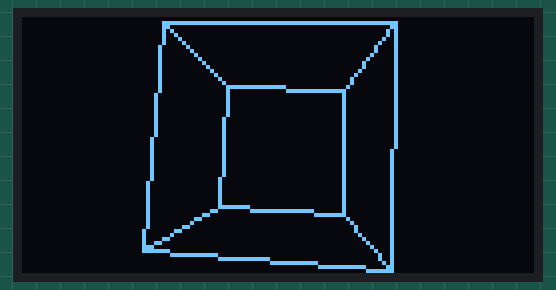
A sketch run on a simulated ESP32. Parts: 128×64 one-colour display. Random numbers use the default seed unless the sketch sets one.

Above: at 8.33 s.
At 12.23 s:
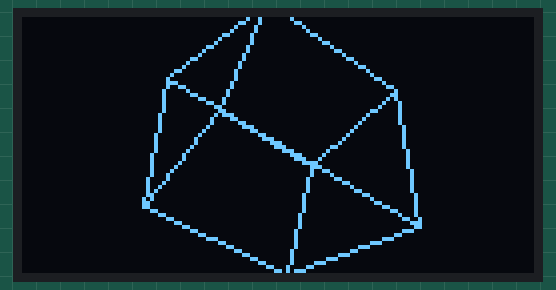
At 16.14 s:
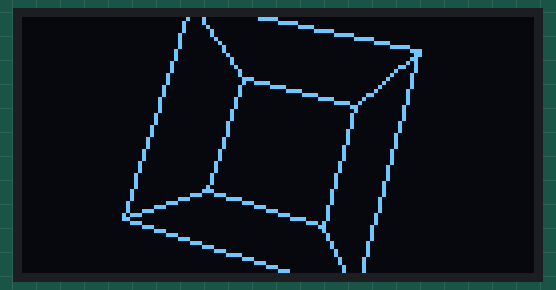
At 23.94 s:
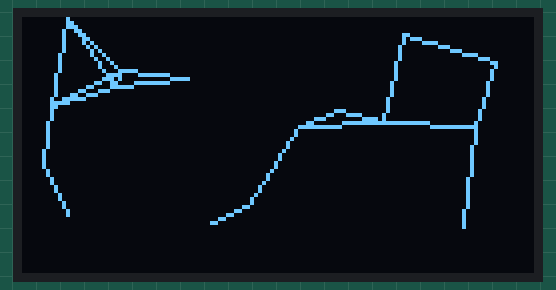
At 31.75 s:
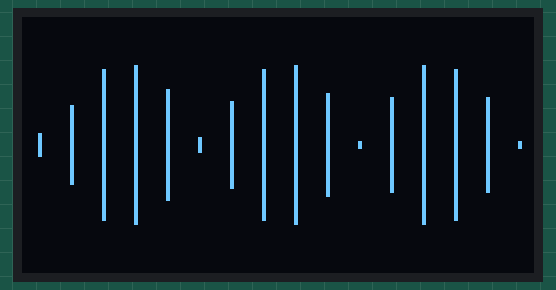
At 39.56 s:
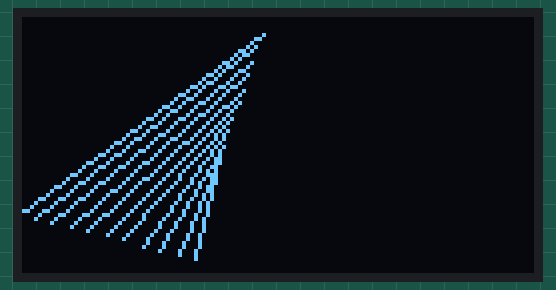

The sketch:

OledAnimations.ino
```cpp
#include <Wire.h>
#include <Adafruit_GFX.h>
#include <Adafruit_SSD1306.h>
#include <math.h>

#define SCREEN_WIDTH 128
#define SCREEN_HEIGHT 64
#define OLED_RESET    -1

// 내장 OLED I2C 핀 설정 (AGENTS.md 규칙 준수)
#define OLED_SDA 14 // D5 (GPIO 14)
#define OLED_SCL 12 // D6 (GPIO 12)

Adafruit_SSD1306 display(SCREEN_WIDTH, SCREEN_HEIGHT, &Wire, OLED_RESET);

// 애니메이션 관리를 위한 변수들
unsigned long lastTime = 0;
int currentMode = 0;
const int modeDuration = 8000; // 각 애니메이션 지속 시간 (8초)

// 1. Starfield (우주 공간 워프) 변수
#define NUM_STARS 35
struct Star {
  float x, y, z;
};
Star stars[NUM_STARS];
const float starSpeed = 2.0;

// 2. 3D Rotating Cube 변수
struct Point3D {
  float x, y, z;
};
Point3D cubeVertices[8] = {
  {-20, -20, -20}, {20, -20, -20}, {20, 20, -20}, {-20, 20, -20},
  {-20, -20, 20},  {20, -20, 20},  {20, 20, 20},  {-20, 20, 20}
};
int cubeEdges[12][2] = {
  {0, 1}, {1, 2}, {2, 3}, {3, 0}, // 앞면
  {4, 5}, {5, 6}, {6, 7}, {7, 4}, // 뒷면
  {0, 4}, {1, 5}, {2, 6}, {3, 7}  // 연결선
};
float angleX = 0;
float angleY = 0;
float angleZ = 0;

// 3. Plexus (입자 연결 망) 변수
#define NUM_PARTICLES 16
struct Particle {
  float x, y;
  float dx, dy;
};
Particle particles[NUM_PARTICLES];
const float maxDistance = 25.0;

// 4. DNA Helix 변수
float dnaPhase = 0;

// 5. Morphing String Art 변수
struct Node {
  float x, y;
  float dx, dy;
};
Node nodes[4];

// 초기화 도우미 함수들
void initStars() {
  for (int i = 0; i < NUM_STARS; i++) {
    stars[i].x = random(-64, 64);
    stars[i].y = random(-32, 32);
    stars[i].z = random(10, 128);
  }
}

void initParticles() {
  for (int i = 0; i < NUM_PARTICLES; i++) {
    particles[i].x = random(0, SCREEN_WIDTH);
    particles[i].y = random(0, SCREEN_HEIGHT);
    particles[i].dx = (random(5, 15) / 10.0) * (random(0, 2) == 0 ? 1 : -1);
    particles[i].dy = (random(5, 15) / 10.0) * (random(0, 2) == 0 ? 1 : -1);
  }
}

void initNodes() {
  for (int i = 0; i < 4; i++) {
    nodes[i].x = random(0, SCREEN_WIDTH);
    nodes[i].y = random(0, SCREEN_HEIGHT);
    nodes[i].dx = (random(10, 25) / 10.0) * (random(0, 2) == 0 ? 1 : -1);
    nodes[i].dy = (random(10, 25) / 10.0) * (random(0, 2) == 0 ? 1 : -1);
  }
}

void setup() {
  Serial.begin(115200);

  // 내장 OLED 전용 I2C 시작
  Wire.begin(OLED_SDA, OLED_SCL);

  if (!display.begin(SSD1306_SWITCHCAPVCC, 0x3C)) {
    Serial.println(F("OLED init failed"));
    for (;;);
  }

  display.clearDisplay();
  display.display();

  // 랜덤 시드 설정
  randomSeed(analogRead(0));

  // 각 애니메이션 데이터 초기화
  initStars();
  initParticles();
  initNodes();

  lastTime = millis();
}

// 1. Starfield (점 기반 우주 여행)
void drawStarfield() {
  int centerX = SCREEN_WIDTH / 2;
  int centerY = SCREEN_HEIGHT / 2;

  for (int i = 0; i < NUM_STARS; i++) {
    stars[i].z -= starSpeed;
    if (stars[i].z <= 0) {
      stars[i].x = random(-64, 64);
      stars[i].y = random(-32, 32);
      stars[i].z = 128;
    }

    // 3D 좌표를 2D 화면 좌표로 투영
    int px = (stars[i].x * 64) / stars[i].z + centerX;
    int py = (stars[i].y * 64) / stars[i].z + centerY;

    if (px >= 0 && px < SCREEN_WIDTH && py >= 0 && py < SCREEN_HEIGHT) {
      display.drawPixel(px, py, SSD1306_WHITE);
    }
  }
}

// 2. 3D Rotating Cube (선 기반 3차원 회전 큐브)
void drawRotatingCube() {
  Point3D rotated[8];
  int centerX = SCREEN_WIDTH / 2;
  int centerY = SCREEN_HEIGHT / 2;

  // 회전각 업데이트
  angleX += 0.03;
  angleY += 0.04;
  angleZ += 0.02;

  // 3D 회전 계산 및 2D 투영
  for (int i = 0; i < 8; i++) {
    float x = cubeVertices[i].x;
    float y = cubeVertices[i].y;
    float z = cubeVertices[i].z;

    // X축 회전
    float y1 = y * cos(angleX) - z * sin(angleX);
    float z1 = y * sin(angleX) + z * cos(angleX);

    // Y축 회전
    float x2 = x * cos(angleY) - z1 * sin(angleY);
    float z2 = x * sin(angleY) + z1 * cos(angleY);

    // Z축 회전
    float x3 = x2 * cos(angleZ) - y1 * sin(angleZ);
    float y3 = x2 * sin(angleZ) + y1 * cos(angleZ);

    // 2D 원근 투영 (Perspective projection)
    float distance = 60;
    float sz = 1.0 / (1.0 - z2 / distance);
    rotated[i].x = x3 * sz + centerX;
    rotated[i].y = y3 * sz + centerY;
  }

  // 엣지(선) 그리기
  for (int i = 0; i < 12; i++) {
    int startIdx = cubeEdges[i][0];
    int endIdx = cubeEdges[i][1];
    display.drawLine(rotated[startIdx].x, rotated[startIdx].y,
                     rotated[endIdx].x, rotated[endIdx].y, SSD1306_WHITE);
  }
}

// 3. Plexus (점과 선의 연결 유기적 망)
void drawPlexus() {
  // 입자 이동 및 그리기
  for (int i = 0; i < NUM_PARTICLES; i++) {
    particles[i].x += particles[i].dx;
    particles[i].y += particles[i].dy;

    // 벽 충돌 감지
    if (particles[i].x <= 0 || particles[i].x >= SCREEN_WIDTH) particles[i].dx *= -1;
    if (particles[i].y <= 0 || particles[i].y >= SCREEN_HEIGHT) particles[i].dy *= -1;

    display.drawPixel(particles[i].x, particles[i].y, SSD1306_WHITE);
  }

  // 근접한 입자 간에 선 연결
  for (int i = 0; i < NUM_PARTICLES; i++) {
    for (int j = i + 1; j < NUM_PARTICLES; j++) {
      float dist = sqrt(pow(particles[i].x - particles[j].x, 2) +
                        pow(particles[i].y - particles[j].y, 2));
      if (dist < maxDistance) {
        display.drawLine(particles[i].x, particles[i].y,
                         particles[j].x, particles[j].y, SSD1306_WHITE);
      }
    }
  }
}

// 4. DNA Helix (이중 나선 회전 애니메이션)
void drawDNAHelix() {
  int centerY = SCREEN_HEIGHT / 2;
  dnaPhase += 0.1;

  for (int x = 4; x < SCREEN_WIDTH; x += 8) {
    float angle = x * 0.08 + dnaPhase;
    int y1 = centerY + sin(angle) * 20;
    int y2 = centerY - sin(angle) * 20;

    // 두 나선의 메인 포인트
    display.drawPixel(x, y1, SSD1306_WHITE);
    display.drawPixel(x, y2, SSD1306_WHITE);

    // 두 포인트를 잇는 수직 기둥 (선)
    display.drawLine(x, y1, x, y2, SSD1306_WHITE);
  }
}

// 5. Morphing String Art (네 모서리를 회전하는 스트링 아트 선형 기하학)
void drawStringArt() {
  // 노드들 이동
  for (int i = 0; i < 4; i++) {
    nodes[i].x += nodes[i].dx;
    nodes[i].y += nodes[i].dy;

    if (nodes[i].x <= 0 || nodes[i].x >= SCREEN_WIDTH) nodes[i].dx *= -1;
    if (nodes[i].y <= 0 || nodes[i].y >= SCREEN_HEIGHT) nodes[i].dy *= -1;
  }

  // 노드들을 연결하는 보간 선들을 여러 개 촘촘히 그려 기하학적 형태 형성
  int steps = 10;
  for (int i = 0; i <= steps; i++) {
    float t = (float)i / steps;

    // Node 0 -> Node 1 보간점
    float xa = nodes[0].x + t * (nodes[1].x - nodes[0].x);
    float ya = nodes[0].y + t * (nodes[1].y - nodes[0].y);

    // Node 2 -> Node 3 보간점
    float xb = nodes[2].x + t * (nodes[3].x - nodes[2].x);
    float yb = nodes[2].y + t * (nodes[3].y - nodes[2].y);

    display.drawLine(xa, ya, xb, yb, SSD1306_WHITE);
  }
}

void loop() {
  display.clearDisplay();

  // 현재 모드 실행
  switch (currentMode) {
    case 0:
      drawStarfield();
      break;
    case 1:
      drawRotatingCube();
      break;
    case 2:
      drawPlexus();
      break;
    case 3:
      drawDNAHelix();
      break;
    case 4:
      drawStringArt();
      break;
  }

  display.display();

  // 일정 시간마다 애니메이션 전환
  if (millis() - lastTime > modeDuration) {
    currentMode = (currentMode + 1) % 5;
    lastTime = millis();

    // 모드 전환 시 데이터 초기화
    if (currentMode == 0) initStars();
    if (currentMode == 2) initParticles();
    if (currentMode == 4) initNodes();
  }

  delay(15); // 프레임 레이트 제한 (~60fps)
}
```
